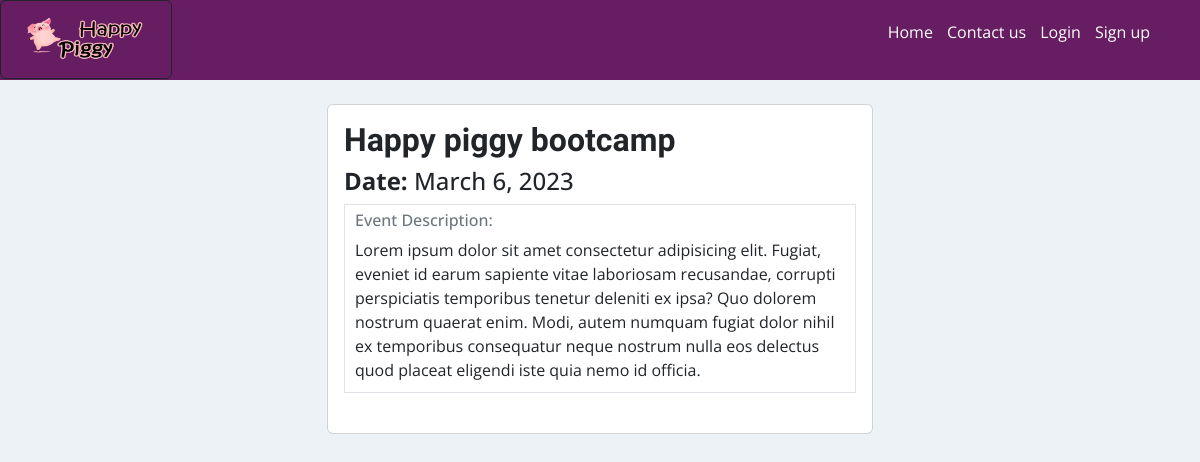
/eventDetails/1/, run on the app's committed database.
### manageEvents/models.py (models this page shows, shortened)
class Events(models.Model):
    event_name = models.CharField(max_length=100)
    event_date = models.DateField()
    event_description = models.TextField()
    subscribe = models.ManyToManyField(User, related_name='subscribe', blank=True)
    def total_subs (self):
        return self.subscribe.count()

### manageEvents/views.py (the view)
# urls.py: path('eventDetails/<id>/', views.view_events, name="eventDetails" ),
def view_events(request, id):
    event = get_object_or_404(Events, id=id)
    is_subscribed = False
    if event.subscribe.filter(id=request.user.id).exists():
        is_subscribed = True
    data = {
        'event' : event,
        'is_subscribed' : is_subscribed,
        'total_subs' :  event.total_subs() ,
        }
    return render( request, 'app/events_details.html', data)

### manageEvents/templates/app/events_details.html (shortened to what this page needs)
{%extends 'app/base.html' %} {% load static %} {% block css %}
<link rel="stylesheet" href="https://cdn.jsdelivr.net/bxslider/4.2.12/jquery.bxslider.css" />
{% endblock %} {% block contenido %}
<br />
<div class="container">
    <div class="row">
        <div class="col-12 col-md-6 offset-md-3">
            <div class="card">
                <div class="card-body">
                    <h2><strong> {{event.event_name}} </strong></h2>
                    <h4><strong>Date: </strong>{{event.event_date}}</h4>
                    <div class="border" style="padding: 10px">
                        <h6 class="card-subtitle mb-2 text-muted">Event Description:</h6>
                        <p class="card-text">{{event.event_description}}</p>
                    </div>
                    <div>
                        <br />
                    </div>
                </div>
            </div>
        </div>
    </div>
</div>
<br /><br /><br />
{% endblock %}

### manageEvents/static/app/css/style.css (style rules this page uses)
* { margin: 0; padding: 0; }
body { background-color: #edf2f7; font-family: "Open Sans", sans-serif; }
h1, h2 { font-family: "Balsamiq Sans", cursive; }

### data on the page
Events: event_name "Happy piggy bootcamp", event_date "March 6, 2023", event_description "Lorem ipsum dolor sit amet consectetur adipisicing elit. Fugiat, eveniet id earum sapiente vitae laboriosam recusandae, corrupti perspiciatis temporibus tenetur deleniti ex ipsa? Quo dolorem nostrum quaerat enim. Modi, autem numquam fugiat dolor nihil ex temporibus consequatur neque nostrum nulla eos delectus quod placeat eligendi iste quia nemo id officia."
